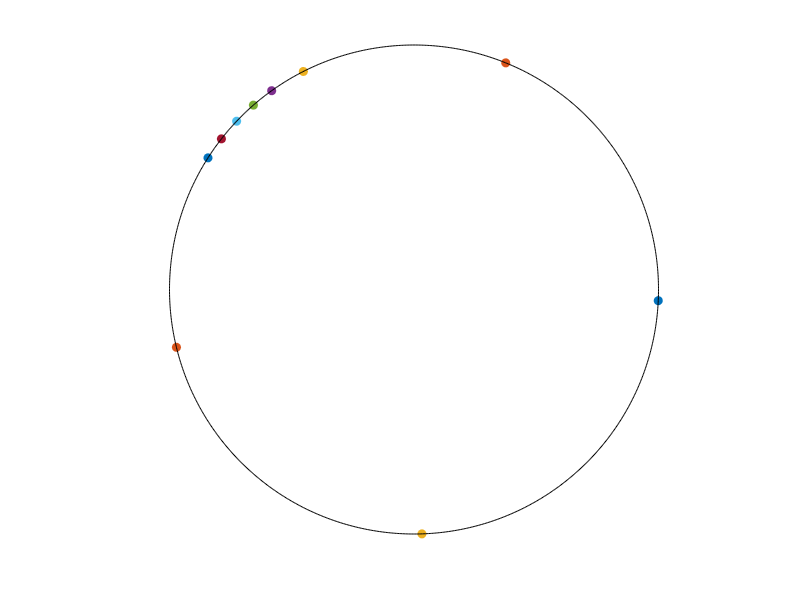

The MATLAB source for this figure:
clc
clear all; % This line clears all variables
close all;
anim=1; %binary variable equal to 1 if you want to see the animal, otherwise zero
rec=0; %binary variable equal to 1 if you want to record the animation
gr=.1; %granularity of the simulation
TimeStep=20/gr; % T is the numebr of time steps (seconds) in the simulation
VehNum=10; % number of vehicles in the simulation
del=10; %initial distance between vehicles

%animation properties
perim=VehNum*del*1.1;
rad=perim/2/pi;

x=linspace((VehNum-1)*del,0,VehNum); %the initial location of the 5 vehicles
V=ones(TimeStep,VehNum)*45*1000/3600; %initial speed of the vehicles
a=zeros(TimeStep,VehNum);

tau=.1; %reaction of the drivers
vMax=[45 50*ones(1,VehNum-1)]*1000/3600; %maximum speed
AcMax=5; %maximum acceleration m/s^2
DeMax=20; %maximum deceleration m/s^2

%*************************************************
% The following "for" loops represents each time step of simulation using t

figure
for t=1:TimeStep-1
    for c=1:VehNum
        hMin=6+tau*V(c);
        if c==1
            h=mod(x(end),perim)-mod(x(1),perim);
            if h<0
                h=h+perim;
            end
        else
            h=x(c-1)-x(c);
        end
        
        if h<hMin
            V(t+tau/gr,c)=max(V(t,c)-tau*DeMax,0);
        elseif h>hMin
            V(t+tau/gr,c)=min(V(t,c)+tau*AcMax,vMax(c));
            
        end
    end
    
    if V(t+tau/gr,c)>vMax
        V(t+tau/gr,c)
    end
    
    
    x=x+V(t,:)*gr;
    X(t,:)=x;
    A(t,:)=(V(t+1,:)-V(t,:))/gr;
end



if anim==1
    for t=1:TimeStep-1
        y=linspace(0,perim,1000);
        teta1=y/rad;
        for c=1:VehNum
            xx=mod(X(t,c),perim);
            teta=xx/rad;
            h1=plot([sin(teta)*rad]',[cos(teta)*rad]','o');
            set(h1, 'markerfacecolor', get(h1, 'color'))
            hold on
        end
        plot(sin(teta1)*rad,cos(teta1)*rad,'k-');
        axis equal
        axis off
        hold off
        if rec==1
            F(t) = getframe(gcf);
        else
            pause(.05)
        end
    end
    if rec==1
        writerObj = VideoWriter('PipeLowFastReaction.avi');
        writerObj.FrameRate = 10;
        % set the seconds per image
        % open the video writer
        open(writerObj);
        % write the frames to the video
        for i=1:length(F)
            % convert the image to a frame
            frame = F(i) ;
            writeVideo(writerObj, frame);
        end
        % close the writer object
        close(writerObj);
    end
else
    subplot(2,1,1)
    plot(X)
    ylabel('Distance')
    xlabel('Time')
    grid on
    subplot(2,1,2)
    plot(V(1:TimeStep,:))
    ylabel('Speed')
    xlabel('Time')
    grid on
%     subplot(3,1,3)
%     plot(A)
%     ylabel('Acceleration')
%     xlabel('Time')
end